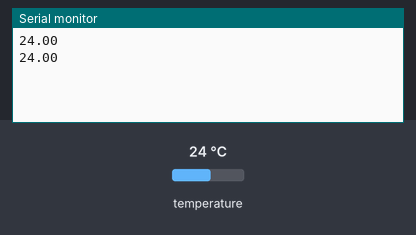
Bench run of a sketch on a simulated Arduino Uno, built with avr-gcc and run on an emulated ATmega328P. Shown: the last lines printed to the serial monitor. The inputs (shaded band) are chosen by the test bench; at power-on: temperature 24 °C.

Above: at 2.8 s.
2.9 s: temperature set to 12 °C
At 3.8 s:
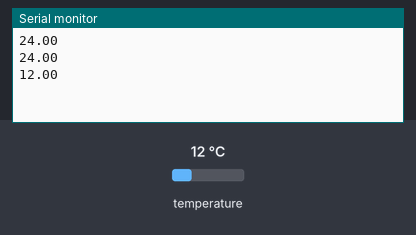
4.4 s: temperature set to 19 °C
At 5.8 s:
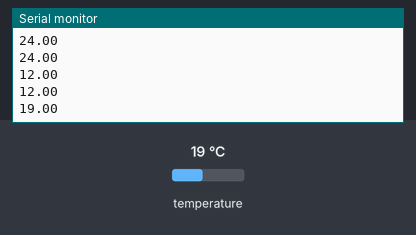
Timing chart, 0 to 7.4 s (numbered marks = the images above; inputs shaded):
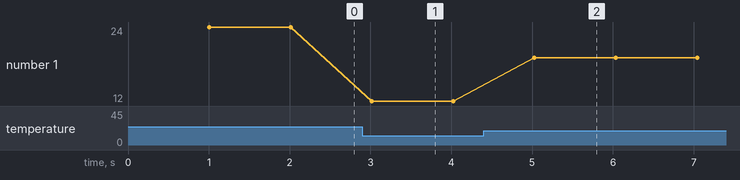

Measured:
- after the input at 2.9 s, the serial monitor: prints a new line after 0.12 s (image 1)
- after the input at 4.4 s, the serial monitor: prints a new line after 0.63 s (image 2)
- plotted number 1: 24 → 12 after the input at 2.9 s, 12 → 19 after the input at 4.4 s

The sketch:

refrigerator.ino
```cpp
#include <OneWire.h>

OneWire hoho(10);
void setup() {
  Serial.begin(9600);

}

void loop() {
byte data[2];
hoho.reset();
hoho.write(0xCC);
hoho.write(0x44);
delay(1000);
hoho.reset();
hoho.write(0xCC);
hoho.write(0xBE);
data[0]=hoho.read();
data[1]=hoho.read();
float temperature =  ((data[1] << 8) | data[0]) * 0.0625;
Serial.println(temperature);
}
```
